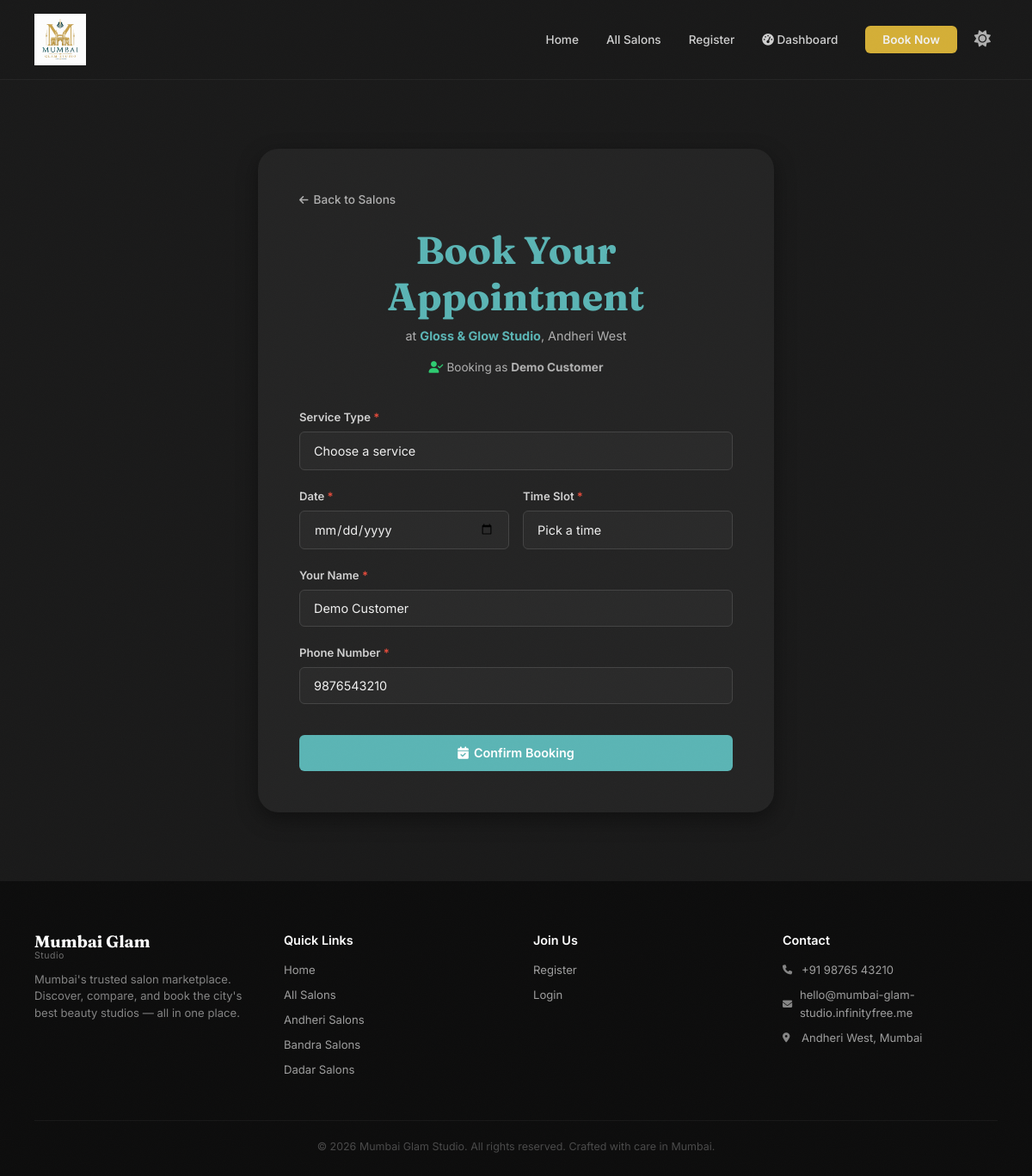
Screenshot of /booking.php?salon_id=3 (signed in) with the database file from the repository.
### tables this page shows
CREATE TABLE salons (
    id INT AUTO_INCREMENT PRIMARY KEY,
    name VARCHAR(120) NOT NULL,
    locality VARCHAR(100) NOT NULL,
    address VARCHAR(255) NOT NULL,
    rating DECIMAL(2,1) DEFAULT 0.0,
    review_count INT DEFAULT 0,
    avg_rating DECIMAL(2,1) DEFAULT 0.0,
    price_min INT DEFAULT 0,
    price_max INT DEFAULT 0,
    rain_safe TINYINT(1) DEFAULT 0,
    verified TINYINT(1) DEFAULT 0,
    is_admin TINYINT(1) DEFAULT 0,
    tagline VARCHAR(255) DEFAULT NULL,
    description TEXT NULL,
    services TEXT NULL,
    working_hours VARCHAR(255) NULL,
    contact_phone VARCHAR(20) NULL,
    contact_email VARCHAR(100) NULL,
    website VARCHAR(255) NULL,
    established_year YEAR NULL,
    facilities TEXT NULL,
    username VARCHAR(50) UNIQUE NOT NULL,
    password VARCHAR(255) NOT NULL,
    created_at TIMESTAMP DEFAULT CURRENT_TIMESTAMP
);

CREATE TABLE customers (
    id INT AUTO_INCREMENT PRIMARY KEY,
    name VARCHAR(100) NOT NULL,
    email VARCHAR(100) UNIQUE NOT NULL,
    phone VARCHAR(15) NOT NULL,
    password VARCHAR(255) NOT NULL,
    created_at TIMESTAMP DEFAULT CURRENT_TIMESTAMP
);

### booking.php (the view, shortened to what this page needs)
<?php
$conn = getDB();
$salonId = isset($_GET['salon_id']) ? (int)$_GET['salon_id'] : 0;
$success = false;
$bookingData = null;
$salon = null;
if ($salonId) {
    $stmt = $conn->prepare("SELECT * FROM salons WHERE id = ? AND is_admin = 0");
    $stmt->bind_param("i", $salonId);
    $stmt->execute();
    $result = $stmt->get_result();
    if ($result && $result->num_rows > 0) {
        $salon = $result->fetch_assoc();
    }
}
$customerName = $_SESSION['customer_name'] ?? '';
$customerPhone = '';
$stmt = $conn->prepare("SELECT phone FROM customers WHERE id = ?");
$stmt->bind_param("i", $_SESSION['customer_id']);
$stmt->execute();
$result = $stmt->get_result();
if ($row = $result->fetch_assoc()) {
    $customerPhone = $row['phone'];
}
?>
<!DOCTYPE html>
<html lang="en" data-theme="dark">
<head>
    <?php require_once 'includes/header.php'; ?>
</head>
<body>
<?php require_once 'includes/nav.php'; ?>
<section class="booking-section">
    <div class="container">
        <?php if ($success && $bookingData): ?>
        <div class="booking-success animate-in">
            <div class="success-icon"><i class="fas fa-check"></i></div>
            <h2>Booking Confirmed! 🎉</h2>
            <p style="color:var(--charcoal-muted);">Your appointment has been booked successfully.</p>
            <div class="booking-id">#MG-<?php echo str_pad($bookingData['id'], 4, '0', STR_PAD_LEFT); ?></div>
            <p style="font-size:0.85rem; color:var(--charcoal-muted);">Save this booking ID for your reference</p>
            <div class="booking-details">
                <div class="detail-row"><span class="detail-label">Salon</span><span class="detail-value"><?php echo htmlspecialchars($bookingData['salon_name']); ?></span></div>
                <div class="detail-row"><span class="detail-label">Service</span><span class="detail-value"><?php echo $bookingData['service']; ?></span></div>
                <div class="detail-row"><span class="detail-label">Date</span><span class="detail-value"><?php echo $bookingData['date']; ?></span></div>
                <div class="detail-row"><span class="detail-label">Time</span><span class="detail-value"><?php echo $bookingData['time']; ?></span></div>
                <div class="detail-row"><span class="detail-label">Name</span><span class="detail-value"><?php echo htmlspecialchars($bookingData['customer']); ?></span></div>
                <div class="detail-row"><span class="detail-label">Phone</span><span class="detail-value"><?php echo htmlspecialchars($bookingData['phone']); ?></span></div>
            </div>
            <div style="margin-top:28px; display:flex; gap:12px; justify-content:center; flex-wrap:wrap;">
                <a href="salons.php" class="btn btn-outline">Browse More Salons</a>
                <a href="customer_dashboard.php" class="btn btn-primary">View My Bookings</a>
                <a href="index.php" class="btn btn-outline">Back to Home</a>
            </div>
        </div>
        <?php else: ?>
        <div class="booking-form-wrapper animate-in">
            <a href="salons.php" class="back-link"><i class="fas fa-arrow-left"></i> Back to Salons</a>
            <div class="form-header">
                <h2>Book Your Appointment</h2>
                <p>at <strong style="color:var(--teal);"><?php echo htmlspecialchars($salon['name']); ?></strong>, <?php echo htmlspecialchars($salon['locality']); ?></p>
                <p style="font-size:0.85rem; color:var(--charcoal-muted); margin-top:4px;">
                    <i class="fas fa-user-check" style="color:var(--success);"></i>
                    Booking as <strong><?php echo htmlspecialchars($_SESSION['customer_name']); ?></strong>
                </p>
            </div>
            <form id="booking-form" method="POST" action="booking.php?salon_id=<?php echo $salonId; ?>" novalidate>
                <div class="form-group">
                    <label for="service_type">Service Type <span class="required">*</span></label>
                    <select name="service_type" id="service_type" class="form-control" required>
                        <option value="">Choose a service</option>
                    </select>
                </div>
                <div class="form-row">
                    <div class="form-group">
                        <label for="booking_date">Date <span class="required">*</span></label>
                        <input type="date" name="booking_date" id="booking_date" class="form-control"
                               min="<?php echo date('Y-m-d'); ?>"
                               value="<?php echo isset($_POST['booking_date']) ? htmlspecialchars($_POST['booking_date']) : ''; ?>"
                               required>
                    </div>
                    <div class="form-group">
                        <label for="time_slot">Time Slot <span class="required">*</span></label>
                        <select name="time_slot" id="time_slot" class="form-control" required>
                            <option value="">Pick a time</option>
                        </select>
                    </div>
                </div>
                <div class="form-group">
                    <label for="customer_name">Your Name <span class="required">*</span></label>
                    <input type="text" name="customer_name" id="customer_name" class="form-control"
                           placeholder="Enter your full name"
                           value="<?php echo isset($_POST['customer_name']) ? htmlspecialchars($_POST['customer_name']) : htmlspecialchars($customerName); ?>"
                           required>
                </div>
                <div class="form-group">
                    <label for="customer_phone">Phone Number <span class="required">*</span></label>
                    <input type="tel" name="customer_phone" id="customer_phone" class="form-control"
                           placeholder="e.g., 9876543210"
                           value="<?php echo isset($_POST['customer_phone']) ? htmlspecialchars($_POST['customer_phone']) : htmlspecialchars($customerPhone); ?>"
                           required>
                </div>
                <button type="submit" class="btn btn-primary btn-block mt-2" style="padding:14px;">
                    <i class="fas fa-calendar-check"></i> Confirm Booking
                </button>
            </form>
        </div>
        <?php endif; ?>
    </div>
</section>
<?php require_once 'includes/footer.php'; ?>
</body>
</html>

### includes/nav.php (style rules this page uses)
@media (min-width: 769px) { body { padding-bottom: 0; } }

### rows the page displays
salons: name "Gloss & Glow Studio", locality "Andheri West"
customers: customer_phone "9876543210"

### other values shown
$_SESSION['customer_name'] "Demo Customer"
